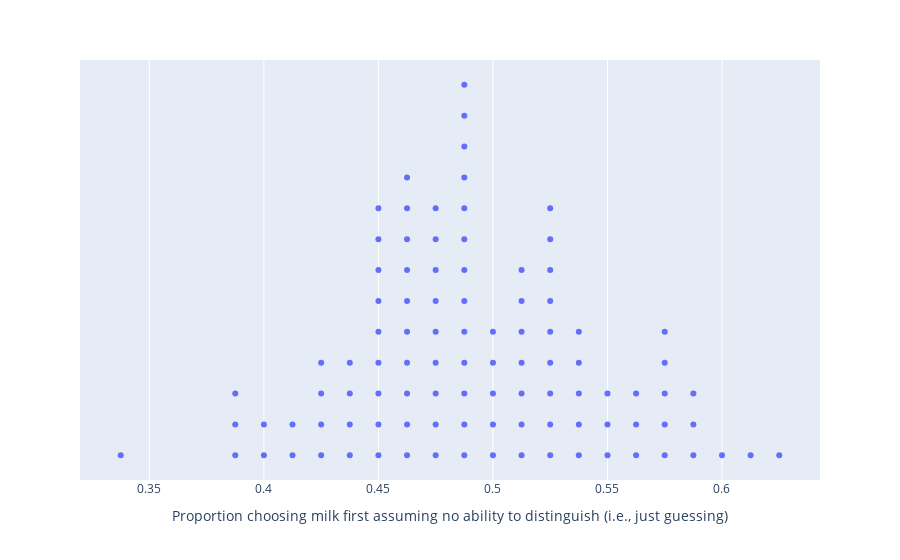

The notebook cell this image was saved under:
### Code cell
# SAMPLE SOLUTION
reps = 100
sim_results = []
num_observations = 80
test_stat = 49/num_observations
np.random.seed(130)

for i in range(reps):
    sim = np.random.choice(["Milk first", "Tea first"], size=num_observations)
    sim_results += [np.count_nonzero(sim == "Milk first") / num_observations]
    
# Code below to output a dotplot, which plotly doesn't really support
encountered_so_far = {}
sim_results_height = []
for entry in sim_results:
    if entry not in encountered_so_far:
        encountered_so_far[entry] = 1
    else:
        encountered_so_far[entry] += 1
    sim_results_height.append(encountered_so_far[entry])

dataframe = pd.DataFrame({'Proportion Milk First': sim_results, 'Number': sim_results_height})
fig = px.scatter(dataframe, x='Proportion Milk First', y='Number')
fig.update_layout(xaxis_title="Proportion choosing milk first assuming no ability to distinguish (i.e., just guessing)")
fig.update_yaxes(visible=False)
fig.show()

### Figure 1 — Plotly figure (JSON) as saved in the notebook; plotly's stock layout.template omitted (floating-point values rounded to 4 significant figures)
{"data": [{"hovertemplate": "Proportion Milk First=%{x}<br>Number=%{y}<extra></extra>", "legendgroup": "", "marker": {"color": "#636efa", "symbol": "circle"}, "mode": "markers", "name": "", "orientation": "v", "showlegend": false, "type": "scatter", "x": [0.475, 0.45, 0.5, 0.5625, 0.5875, 0.475, 0.4, 0.5375, 0.525, 0.5125, 0.5875, 0.45, 0.575, 0.4875, 0.5625, 0.525, 0.475, 0.4875, 0.5375, 0.475, 0.5125, 0.525, 0.475, 0.475, 0.5, 0.45, 0.5, 0.5375, 0.4375, 0.525, 0.45, 0.4875, 0.5125, 0.4875, 0.3875, 0.4625, 0.575, 0.5, 0.4875, 0.425, 0.4625, 0.5875, 0.4375, 0.4625, 0.4625, 0.4, 0.6125, 0.525, 0.4625, 0.475, 0.5375, 0.425, 0.6, 0.4875, 0.4625, 0.45, 0.5125, 0.4625, 0.45, 0.5375, 0.475, 0.4375, 0.4875, 0.525, 0.525, 0.4625, 0.4875, 0.5125, 0.525, 0.475, 0.575, 0.4125, 0.4875, 0.575, 0.3375, 0.45, 0.4375, 0.3875, 0.575, 0.4125, 0.3875, 0.45, 0.4875, 0.5125, 0.4625, 0.4875, 0.4875, 0.425, 0.55, 0.45, 0.525, 0.5125, 0.5, 0.5625, 0.4875, 0.425, 0.55, 0.625, 0.4625, 0.55], "xaxis": "x", "y": [1, 1, 1, 1, 1, 2, 1, 1, 1, 1, 2, 2, 1, 1, 2, 2, 3, 2, 2, 4, 2, 3, 5, 6, 2, 3, 3, 3, 1, 4, 4, 3, 3, 4, 1, 1, 2, 4, 5, 1, 2, 3, 2, 3, 4, 2, 1, 5, 5, 7, 4, 2, 1, 6, 6, 5, 4, 7, 6, 5, 8, 3, 7, 6, 7, 8, 8, 5, 8, 9, 3, 1, 9, 4, 1, 7, 4, 2, 5, 2, 3, 8, 10, 6, 9, 11, 12, 3, 1, 9, 9, 7, 5, 3, 13, 4, 2, 1, 10, 3], "yaxis": "y"}], "layout": {"legend": {"tracegroupgap": 0}, "margin": {"t": 60}, "xaxis": {"anchor": "y", "domain": [0, 1], "title": {"text": "Proportion choosing milk first assuming no ability to distinguish (i.e., just guessing)"}}, "yaxis": {"anchor": "x", "domain": [0, 1], "title": {"text": "Number"}, "visible": false}}}
